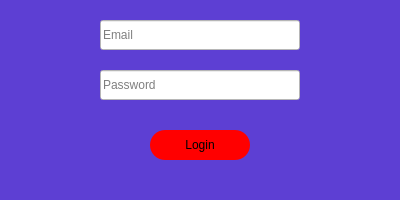
<?xml version="1.0" encoding="UTF-8"?>
<ui version="4.0">
 <class>LoginDialog</class>
 <widget class="QDialog" name="LoginDialog">
  <property name="geometry">
   <rect>
    <x>0</x>
    <y>0</y>
    <width>400</width>
    <height>200</height>
   </rect>
  </property>
  <property name="windowTitle">
   <string>Enter Login Info</string>
  </property>
  <property name="styleSheet">
   <string notr="true">background-color: rgb(93, 63, 211)</string>
  </property>
  <widget class="QLineEdit" name="emailLineEdit">
   <property name="geometry">
    <rect>
     <x>100</x>
     <y>20</y>
     <width>200</width>
     <height>30</height>
    </rect>
   </property>
   <property name="styleSheet">
    <string notr="true">background-color: rgb(255, 255, 255);</string>
   </property>
   <property name="placeholderText">
    <string>Email</string>
   </property>
  </widget>
  <widget class="QLineEdit" name="passwordLineEdit">
   <property name="geometry">
    <rect>
     <x>100</x>
     <y>70</y>
     <width>200</width>
     <height>30</height>
    </rect>
   </property>
   <property name="styleSheet">
    <string notr="true">background-color: rgb(255, 255, 255);</string>
   </property>
   <property name="echoMode">
    <enum>QLineEdit::Normal</enum>
   </property>
   <property name="placeholderText">
    <string>Password</string>
   </property>
  </widget>
  <widget class="QPushButton" name="submitLoginButton">
   <property name="geometry">
    <rect>
     <x>150</x>
     <y>130</y>
     <width>100</width>
     <height>30</height>
    </rect>
   </property>
   <property name="styleSheet">
    <string notr="true">border-radius: 15px;
font: 700 12pt &quot;Open Sans&quot;;
background-color: red;</string>
   </property>
   <property name="text">
    <string>Login</string>
   </property>
  </widget>
 </widget>
 <resources/>
 <connections/>
</ui>
